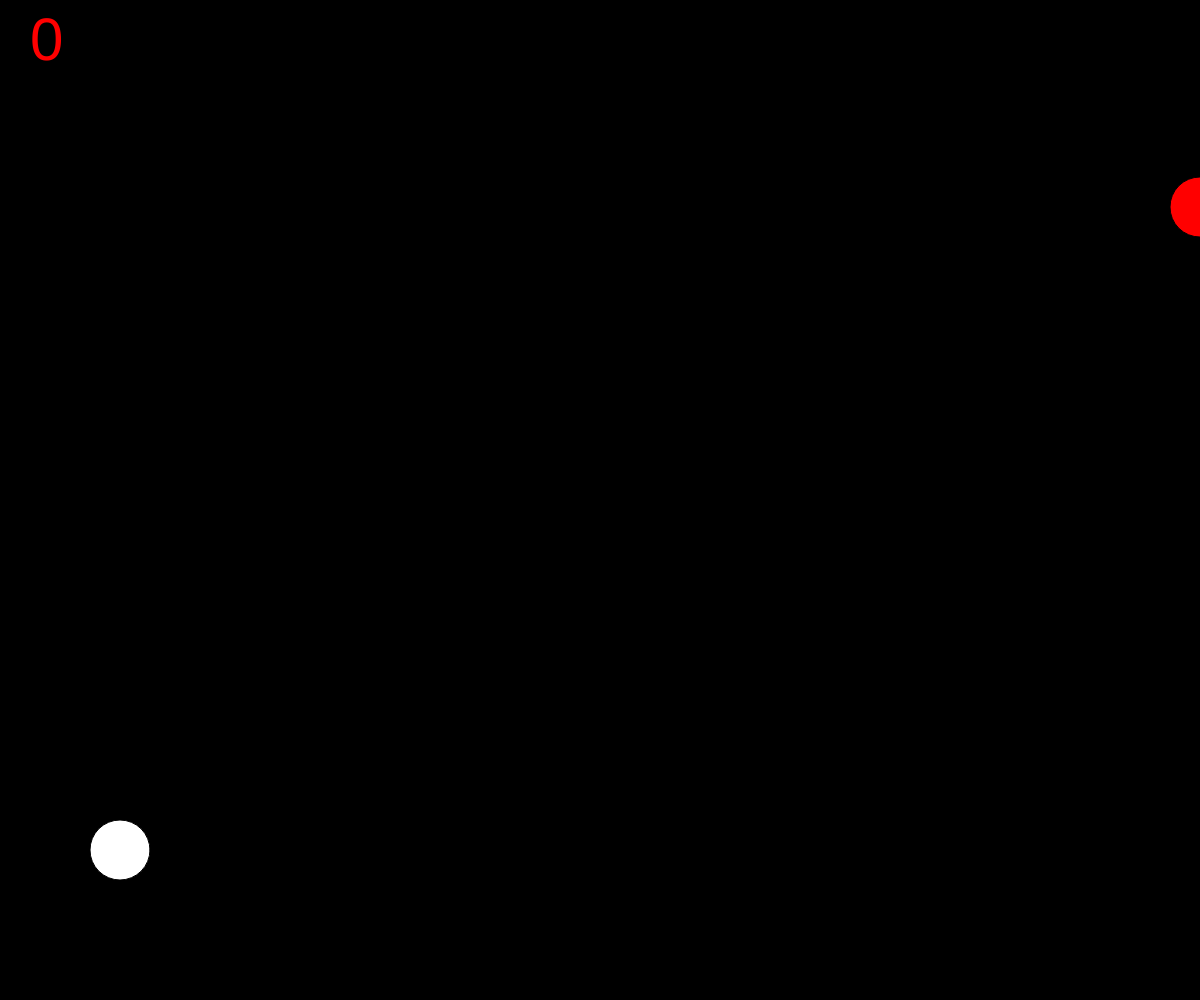
Frame 1 (no input)
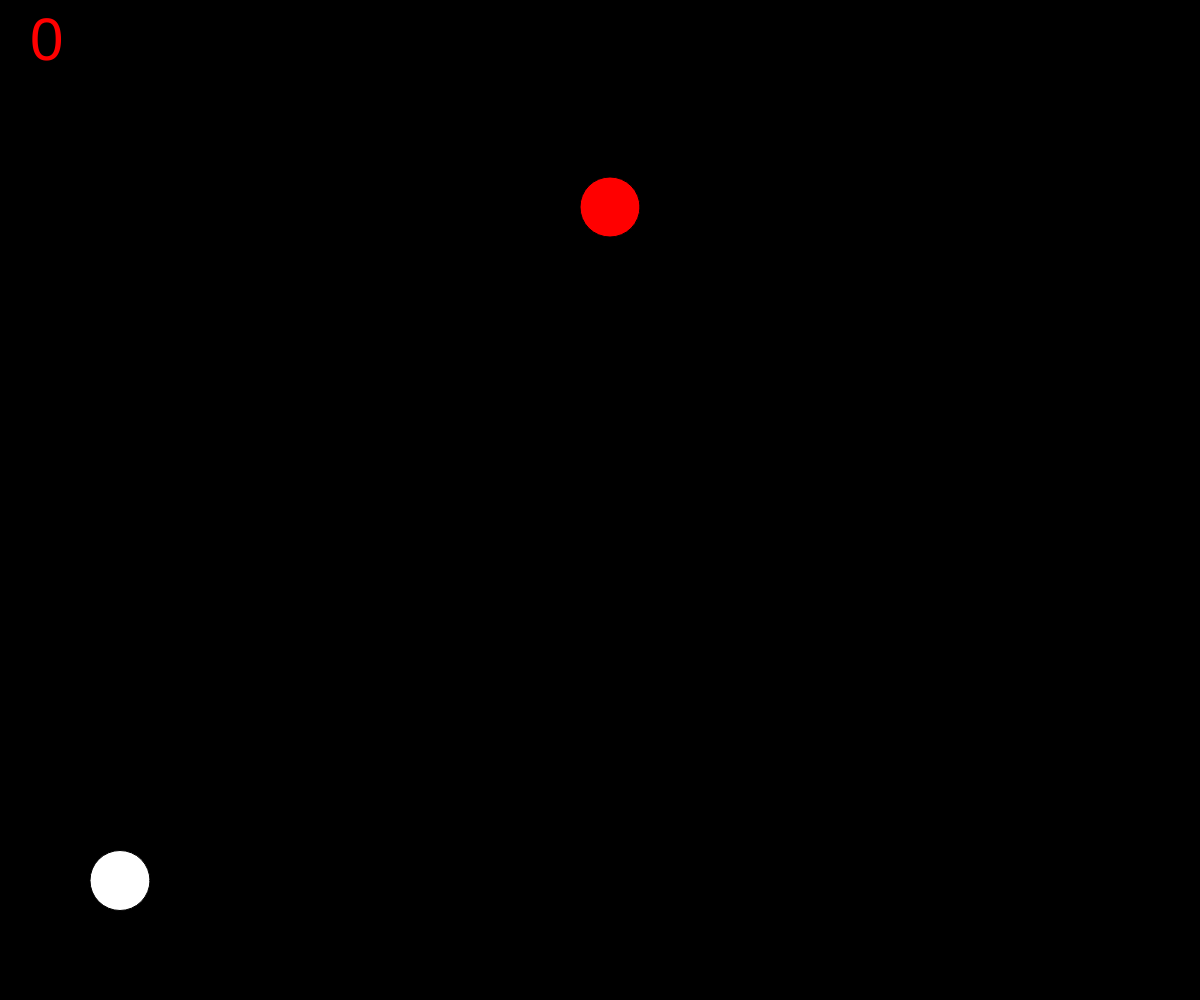
Frame 60 (no input)
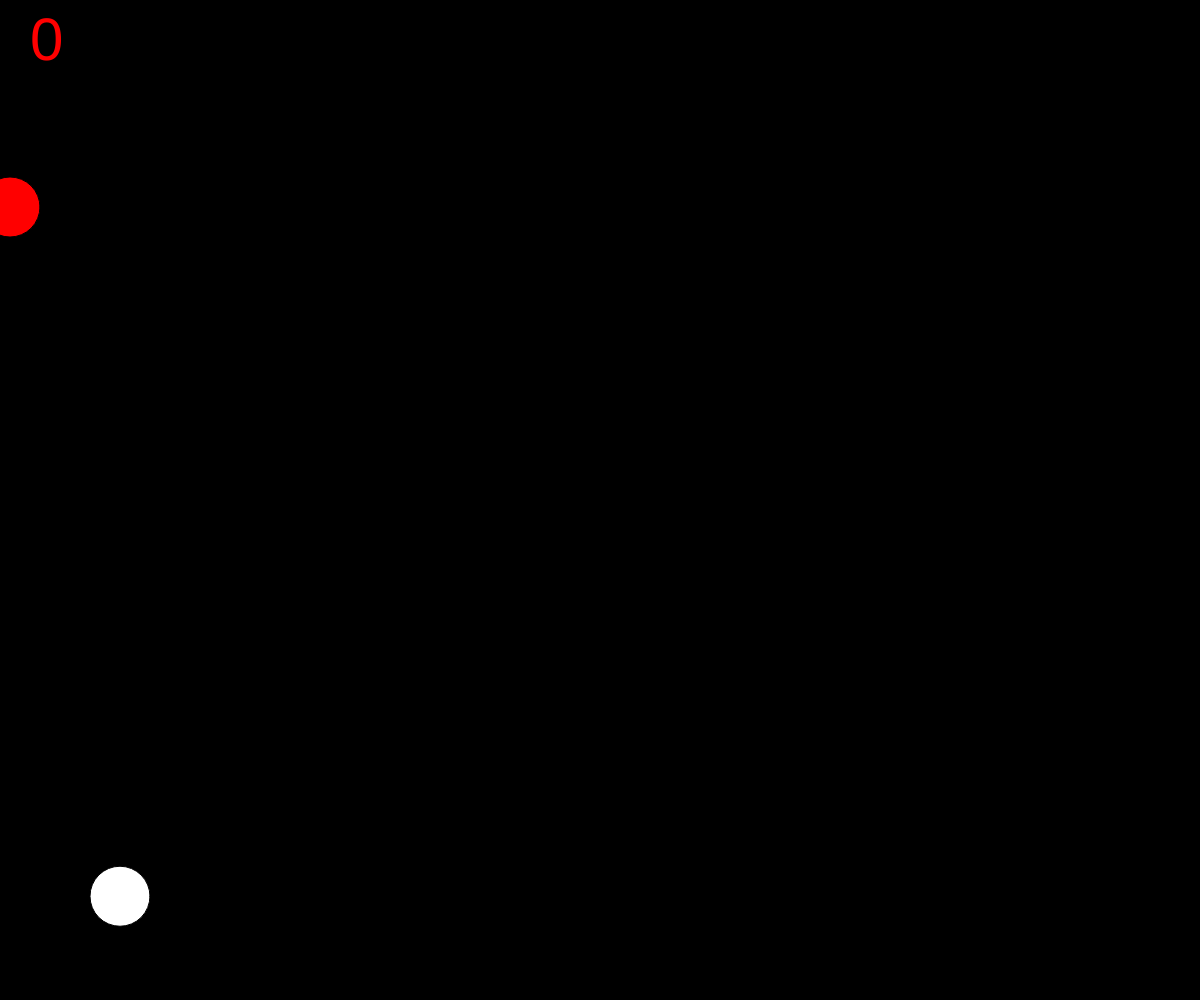
Frame 120 (the mouse pressed at the canvas centre since frame 60)

The p5.js sketch that drew these frames (run headless with seeded random() and noise() and a simulated clock; from frame 60 on, the mouse is pressed at the canvas centre):

// p5.js sketch
// ── sketch.js
var vel= 0;
var velProyectil;
var cajas = [];
var n_vertical = 1500;
var puntaje = 0;


function setup() {
  //frameRate(120);
  createCanvas(windowWidth, windowHeight);
   micaja1 = new CajaObj();
   miproyectil = new proyectiles();
   // for(var i = 0; i < n_vertical; i++){
   //  cajas[i] = new CajaObj(i*windowHeight/n_vertical);
   // }
}

function mousePressed(){
  vel = vel + 3;
}

function CajaObj(){

  var r = random();
  this.x = width/10;
  this.y = height-150;

  this.mover = function() {
   
   if (this.y > height-100){
    vel= -vel*0.6;
    this.y = height-100;
   }
   else if (this.y < 0){
    vel = -vel;
    this.y = 0;
    
   }
   else 
    {this.y = this.y - vel; 
   vel = vel - 0.1;}
  
  }

  this.mostrar = function(){
    fill(255);
    ellipse(this.x, this.y, 60, 60);
  }
}

function proyectiles(){
  this.x = width;
  this.y = map(random(), 0, 1, 0, height);

  this.mover = function() {
    if (this.x < 0) {
      this.x = width;
      this.y = map(random(), 0, 1, 0, height);
    }
   
  this.x = this.x - 10;

  }

  this.mostrar = function(){
    fill(255, 0 , 0);
    ellipse(this.x, this.y, 60, 60);
  }
}



function draw() {
 
  background(0);
  micaja1.mostrar();
  micaja1.mover();
  miproyectil.mostrar();
  miproyectil.mover();
  if (dist(micaja1.x, micaja1.y, miproyectil.x, miproyectil.y)<60){
    miproyectil.x = width;
    miproyectil.y = map(random(), 0, 1, 0, height-200);
    puntaje++;
  }
  textSize(60);
  text(puntaje, 30, 60);
}

//agregar un gráfico que vaya indicando cuánto he ido comiendo por minuto.
